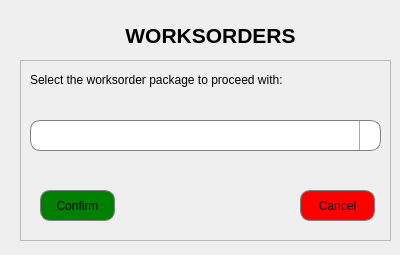
<?xml version="1.0" encoding="UTF-8"?>
<ui version="4.0">
 <class>SelectWorksorder</class>
 <widget class="QDialog" name="SelectWorksorder">
  <property name="geometry">
   <rect>
    <x>0</x>
    <y>0</y>
    <width>400</width>
    <height>255</height>
   </rect>
  </property>
  <property name="windowTitle">
   <string>SelectWorksorder</string>
  </property>
  <widget class="QFrame" name="frame">
   <property name="geometry">
    <rect>
     <x>20</x>
     <y>60</y>
     <width>371</width>
     <height>181</height>
    </rect>
   </property>
   <property name="frameShape">
    <enum>QFrame::StyledPanel</enum>
   </property>
   <property name="frameShadow">
    <enum>QFrame::Raised</enum>
   </property>
   <widget class="QPushButton" name="btnConfirm">
    <property name="geometry">
     <rect>
      <x>20</x>
      <y>130</y>
      <width>75</width>
      <height>31</height>
     </rect>
    </property>
    <property name="styleSheet">
     <string notr="true">   QPushButton {
         border: 1px solid gray;
         border-radius: 10px;
		 background-color:green;
	
	
     }

 </string>
    </property>
    <property name="text">
     <string>Confirm</string>
    </property>
   </widget>
   <widget class="QPushButton" name="btnCancel">
    <property name="geometry">
     <rect>
      <x>280</x>
      <y>130</y>
      <width>75</width>
      <height>31</height>
     </rect>
    </property>
    <property name="styleSheet">
     <string notr="true">    QPushButton {
         border: 1px solid gray;
         border-radius: 10px;
		 background-color: red;
	
     }

</string>
    </property>
    <property name="text">
     <string>Cancel</string>
    </property>
   </widget>
   <widget class="QLabel" name="label">
    <property name="geometry">
     <rect>
      <x>10</x>
      <y>10</y>
      <width>281</width>
      <height>20</height>
     </rect>
    </property>
    <property name="font">
     <font>
      <pointsize>9</pointsize>
     </font>
    </property>
    <property name="text">
     <string>Select the worksorder package to proceed with:</string>
    </property>
    <property name="alignment">
     <set>Qt::AlignLeading|Qt::AlignLeft|Qt::AlignVCenter</set>
    </property>
   </widget>
   <widget class="QComboBox" name="cbWorksorders">
    <property name="geometry">
     <rect>
      <x>10</x>
      <y>60</y>
      <width>351</width>
      <height>31</height>
     </rect>
    </property>
    <property name="styleSheet">
     <string notr="true">QComboBox{
    border-top-left-radius: 10px;
    border-bottom-left-radius: 10px;
	border-top-right-radius: 10px;
    border-bottom-right-radius: 10px;
    background: white;
    border: 1px solid gray;
    box-shadow: transparent;
	padding: 1px 18px 1px 3px;
   
}

QComboBox::drop-down {
     subcontrol-origin: padding;
     subcontrol-position: top right;
     width: 20px;

     border-left-width: 1px;
     border-left-color: darkgray;
     border-left-style: solid; /* just a single line */
     border-top-right-radius: 10px; /* same radius as the QComboBox */
     border-bottom-right-radius: 10px;
 }

QComboBox::down-arrow {
     image:url(:/icons/icons/arrow-down.svg)
 }

 QComboBox::down-arrow:on { /* shift the arrow when popup is open */
     top: 1px;
     left: 1px;
 }

</string>
    </property>
   </widget>
  </widget>
  <widget class="QLabel" name="label_18">
   <property name="geometry">
    <rect>
     <x>100</x>
     <y>20</y>
     <width>221</width>
     <height>31</height>
    </rect>
   </property>
   <property name="sizePolicy">
    <sizepolicy hsizetype="Ignored" vsizetype="Preferred">
     <horstretch>0</horstretch>
     <verstretch>0</verstretch>
    </sizepolicy>
   </property>
   <property name="font">
    <font>
     <pointsize>16</pointsize>
     <weight>75</weight>
     <bold>true</bold>
    </font>
   </property>
   <property name="text">
    <string>WORKSORDERS</string>
   </property>
   <property name="alignment">
    <set>Qt::AlignCenter</set>
   </property>
  </widget>
 </widget>
 <resources/>
 <connections/>
</ui>
